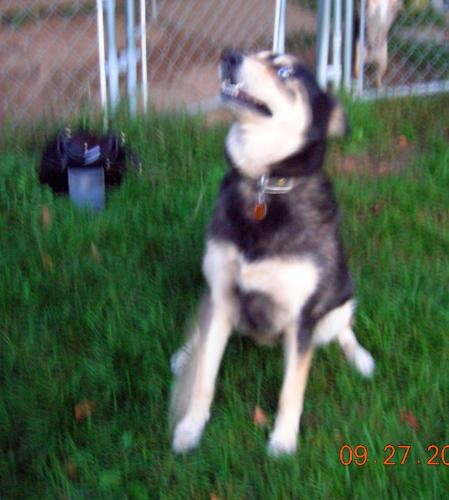
#> input picture Grupo 2 - Imagenes con Redes Neuronales/testData/Dog/120.jpg, 449 x 500 px
$ jupyter execute Importar_ImagenesPrueba.ipynb
#> lines starting #> are read from the running program, lines starting #| are printed output that depends on the picture
Identificacion de Imagenes con Redes Neuronales

Grupo 2:

- Esteban Daniel Pereira Nuñez
- Maria Bernarda Serrano Larrea
- Damaris Raquel Terrazas Teran
- Oscar Enrique Ibañez Siñani

Librerias
- pip install opencv-contrib-python
- pip install tensorflow (actualmente se requiere Python 3.7)
- pip install matplotlib
- pip install tqdm
- pip install numpy
- pip install pickle

[cell 1]
import numpy as np
import matplotlib.pyplot as plt
import os
import cv2
from tqdm import tqdm

[cell 2]
DATADIR = "testData"

CATEGORIES = ["Dog", "Cat"]

IMG_SIZE = 100

training_data = []

def create_training_data():
    for category in CATEGORIES:

        path = os.path.join(DATADIR,category)
        class_num = CATEGORIES.index(category)  # clasificamos los resultados (un 0 o un 1). 0=dog 1=cat

        for img in tqdm(os.listdir(path)):  # pasamos por cada imagen
            try:
                img_array = cv2.imread(os.path.join(path,img) ,cv2.IMREAD_GRAYSCALE)  # convertimos las imagenes en arrays
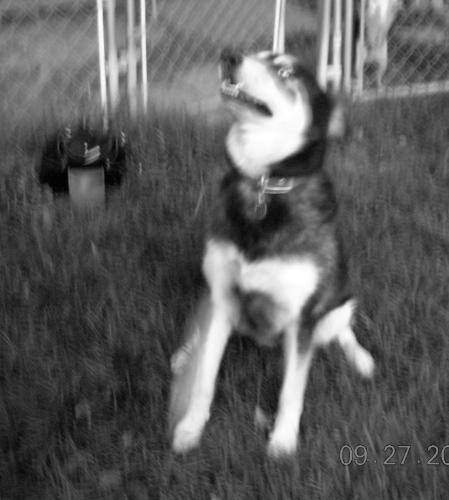
#> img_array: shape (500, 449); min 0, max 255, mean 92.8
                new_array = cv2.resize(img_array, (IMG_SIZE, IMG_SIZE))  # ajustamos el tamaño de las imagenes
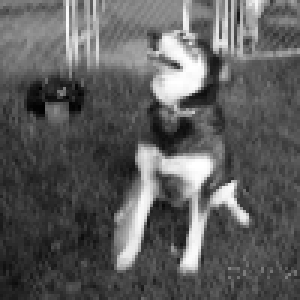
#> new_array: shape (100, 100) (shown 3 times larger); min 2, max 255, mean 92.8
                training_data.append([new_array, class_num])  # añadimos la imagen a la lista de datos de muestra
            except Exception as e:
                pass
#> pass 2 of the loop in create_training_data, `for category in CATEGORIES:`:
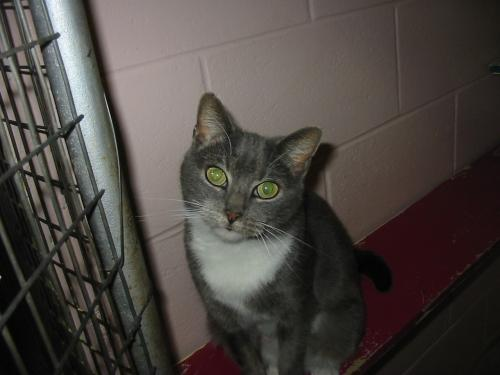
#> input picture Grupo 2 - Imagenes con Redes Neuronales/testData/Cat/33.jpg, 500 x 375 px
#> in create_training_data, `img_array = cv2.imread(os.path.join(path,img) ,cv2.IMREAD_GRAYSCALE)`:
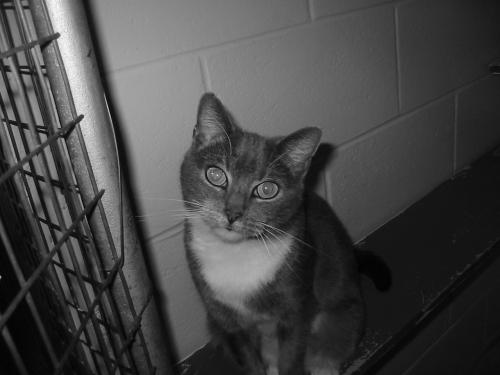
#> img_array: shape (375, 500); min 0, max 248, mean 70.8
#> in create_training_data, `new_array = cv2.resize(img_array, (IMG_SIZE, IMG_SIZE))`:
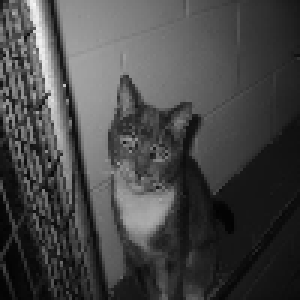
#> new_array: shape (100, 100) (shown 3 times larger); min 2, max 246, mean 70.8

create_training_data()

print(len(training_data))
#| 2

[cell 3]
import random

random.shuffle(training_data)

for sample in training_data[:10]:
    print(sample[1])
#> this loop made 2 passes
#| 0
#| 1

[cell 4]
X = []
y = []

for features,label in training_data:
    X.append(features)
    y.append(label)
#> this loop made 2 passes
#> label on passes 1 to 2: 0, 1
#> after the loop, X = 2 items; y = [0, 1]

print(X[0].reshape(-1, IMG_SIZE, IMG_SIZE, 1))
#> (printed output is left out)

X = np.array(X).reshape(-1, IMG_SIZE, IMG_SIZE, 1)
